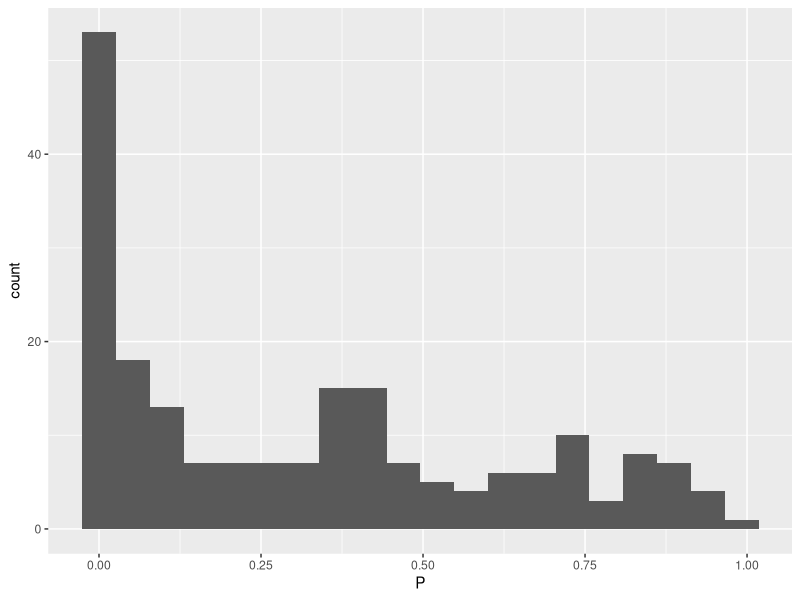

Here is the R script that generated this plot:
## ---- chunk 1
library(tidyverse)
library(cowplot)
library(readxl)
## ---- chunk 2
Ps <- read_excel("../data/P_values.xlsx")
glimpse(Ps)
range(Ps$P)
## ---- chunk 3
sum(Ps$P < 0.05)
## ---- chunk 4
ggplot(Ps, aes(P)) + geom_histogram(bins = 20)
## ---- chunk 5
Ps <- Ps %>% arrange(P)
head(Ps)
## ---- chunk 6
(alpha_adj <- 0.05 / nrow(Ps))
## ---- chunk 7
Ps$Bonf <- Ps$P < alpha_adj
sum(Ps$Bonf)
## ---- chunk 8
Ps %>% slice(30:37)
## ---- chunk 9
0.05 / 203
0.05 / 202
## ---- chunk 10
Ps$Bonf <- p.adjust(Ps$P, "bonferroni") < 0.05 # Bonferroni
Ps$Seq_Bonf <- p.adjust(Ps$P, "holm") < 0.05   # Sequential Bonferroni
sum(Ps$Seq_Bonf)
## ---- chunk 11
Ps %>% slice(30:37)
